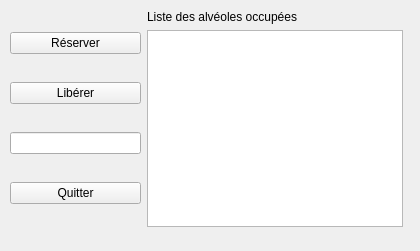
<?xml version="1.0" encoding="UTF-8"?>
<ui version="4.0">
 <class>TestAlveolesLibres</class>
 <widget class="QWidget" name="TestAlveolesLibres">
  <property name="geometry">
   <rect>
    <x>0</x>
    <y>0</y>
    <width>420</width>
    <height>251</height>
   </rect>
  </property>
  <property name="windowTitle">
   <string>TestAlveolesLibres</string>
  </property>
  <widget class="QWidget" name="layoutWidget">
   <property name="geometry">
    <rect>
     <x>10</x>
     <y>10</y>
     <width>393</width>
     <height>217</height>
    </rect>
   </property>
   <layout class="QHBoxLayout" name="horizontalLayout">
    <item>
     <layout class="QVBoxLayout" name="verticalLayout">
      <item>
       <widget class="QPushButton" name="pushButtonReserver">
        <property name="text">
         <string>Réserver</string>
        </property>
       </widget>
      </item>
      <item>
       <widget class="QPushButton" name="pushButtonLiberer">
        <property name="text">
         <string>Libérer</string>
        </property>
       </widget>
      </item>
      <item>
       <widget class="QLineEdit" name="lineEditNumAlveole">
        <property name="enabled">
         <bool>true</bool>
        </property>
       </widget>
      </item>
      <item>
       <widget class="QPushButton" name="pushButtonQuitter">
        <property name="text">
         <string>Quitter</string>
        </property>
       </widget>
      </item>
     </layout>
    </item>
    <item>
     <layout class="QVBoxLayout" name="verticalLayout_2">
      <item>
       <widget class="QLabel" name="label">
        <property name="text">
         <string>Liste des alvéoles occupées</string>
        </property>
       </widget>
      </item>
      <item>
       <widget class="QListWidget" name="listWidgetAlveolesLibres">
        <property name="enabled">
         <bool>true</bool>
        </property>
       </widget>
      </item>
     </layout>
    </item>
   </layout>
  </widget>
 </widget>
 <resources/>
 <connections>
  <connection>
   <sender>pushButtonQuitter</sender>
   <signal>clicked()</signal>
   <receiver>TestAlveolesLibres</receiver>
   <slot>close()</slot>
   <hints>
    <hint type="sourcelabel">
     <x>72</x>
     <y>188</y>
    </hint>
    <hint type="destinationlabel">
     <x>114</x>
     <y>228</y>
    </hint>
   </hints>
  </connection>
 </connections>
</ui>
